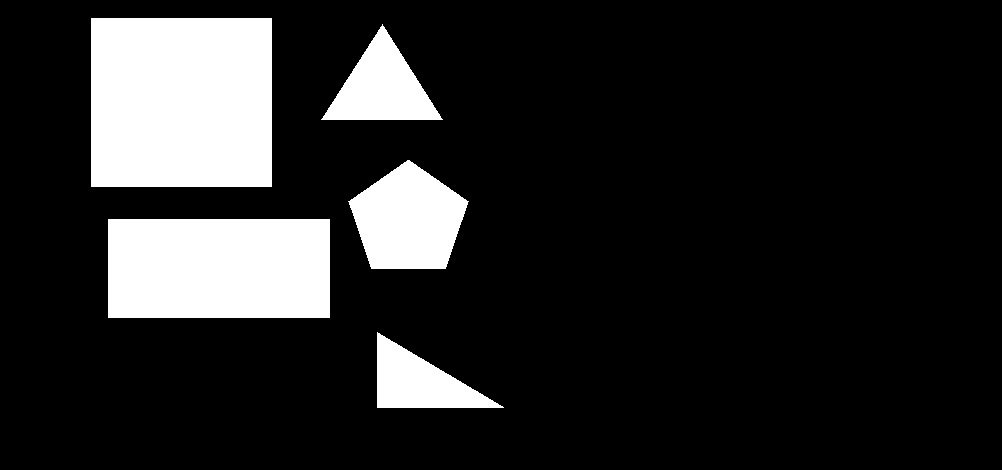
#> input picture Shape_Recognition/shape.jpg, 1002 x 470 px
$ python main.py
#> lines starting #> are read from the running program, lines starting #| are printed output that depends on the picture; after the words box and inside, x2 and y2 are one past the last pixel; in counts of white or black regions, pixels touching at a corner belong together
import os
import sys

def detect_shapes(image_path=None):
    try:
        import cv2
        import numpy as np
    except ImportError:
        print("Error: OpenCV ('cv2') and 'numpy' are required.")
        return

    if image_path is None:
        image_path = os.path.join(os.path.dirname(__file__), 'shape.jpg')

    if not os.path.exists(image_path):
        print(f"Notice: '{image_path}' not found. Generating sample image...")
        # Create a synthetic image with shapes
        img = np.zeros((400, 500, 3), dtype=np.uint8) + 255
        cv2.rectangle(img, (50, 50), (150, 150), (0, 0, 0), -1)      # Square
        cv2.rectangle(img, (200, 50), (380, 120), (0, 0, 0), -1)     # Rectangle
        cv2.circle(img, (100, 280), 50, (0, 0, 0), -1)               # Circle
        pts = np.array([[300, 200], [220, 350], [380, 350]], np.int32) # Triangle
        cv2.drawContours(img, [pts], 0, (0, 0, 0), -1)
        cv2.imwrite(image_path, img)

    IMAGE = cv2.imread(image_path)
#> IMAGE is the input picture: shape (470, 1002, 3); min 0, max 255, mean 39.2
    if IMAGE is None:
        print(f"Error: Could not read image at '{image_path}'.")
        return

    GREYSCALE = cv2.cvtColor(IMAGE, cv2.COLOR_BGR2GRAY)
    _, PARAM2 = cv2.threshold(GREYSCALE, 127, 255, cv2.THRESH_BINARY_INV)
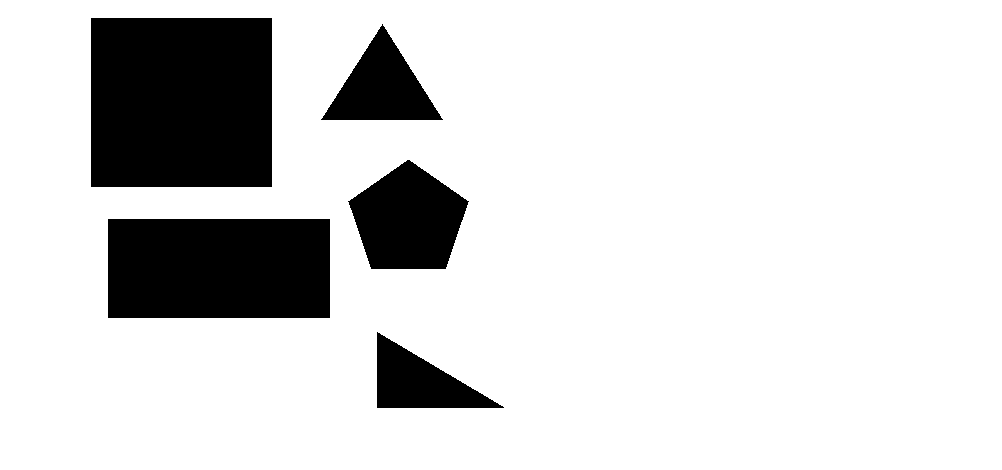
#> PARAM2: shape (470, 1002); 84.6% white; 5 black regions, box (x1, y1, x2, y2) and area: (91, 18, 272, 187) 30589, (108, 219, 330, 318) 21978, (348, 160, 469, 269) 9088, (321, 24, 443, 120) 5842, (377, 332, 504, 408) 4882
    CONTOURS, _ = cv2.findContours(PARAM2, cv2.RETR_EXTERNAL, cv2.CHAIN_APPROX_SIMPLE)
#> CONTOURS = [[[0, 0], [0, 469], [1001, 469], [1001, 0]]]

    RECTANGLES = 0
    SQUARES = 0
    TRIANGLES = 0
    CIRCLES = 0

    for cnt in CONTOURS:
        area = cv2.contourArea(cnt)
        if area < 100:
            continue

        approx = cv2.approxPolyDP(cnt, 0.02 * cv2.arcLength(cnt, True), True)
        vertices = len(approx)

        if vertices == 3:
            TRIANGLES += 1
            cv2.drawContours(IMAGE, [cnt], -1, (255, 0, 0), 3)
        elif vertices == 4:
            x, y, w, h = cv2.boundingRect(cnt)
            ratio = float(w) / h
            if 0.95 <= ratio <= 1.05:
                SQUARES += 1
                cv2.drawContours(IMAGE, [cnt], -1, (0, 255, 0), 3)
            else:
                RECTANGLES += 1
                cv2.drawContours(IMAGE, [cnt], -1, (0, 165, 255), 3)
        elif vertices > 6:
            CIRCLES += 1
            cv2.drawContours(IMAGE, [cnt], -1, (0, 0, 255), 3)
#> this loop made 1 pass
#> (area, approx, vertices, x, y, w, h, ratio) on pass 1: (469469, [[0, 0], [0, 469], [1001, 469], [1001, 0]], 4, 0, 0, 1002, 470, 2.13)
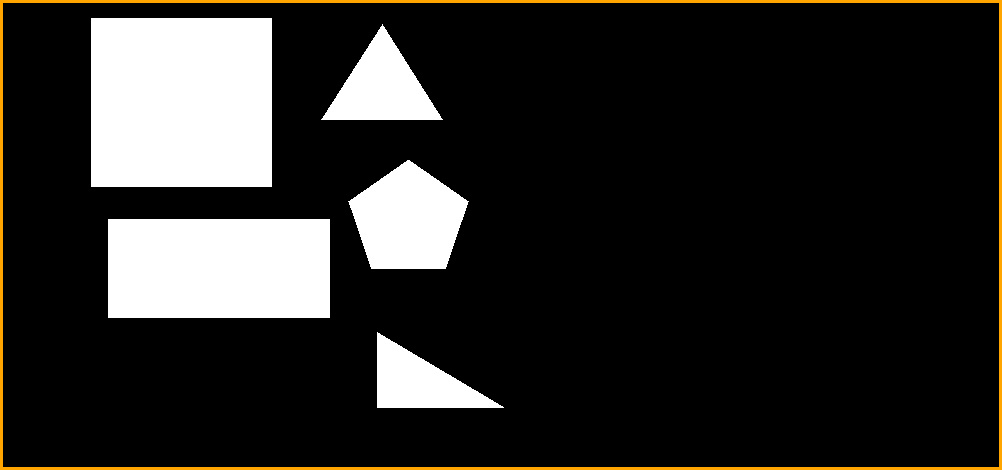
#> IMAGE: shape (470, 1002, 3); 1.87% of pixels changed, all inside (x1, y1, x2, y2) = (0, 0, 1002, 470)
#> after the loop, CIRCLES = 0; RECTANGLES = 1; SQUARES = 0; TRIANGLES = 0

    cv2.putText(IMAGE, f"Squares: {SQUARES}", (20, 30), cv2.FONT_HERSHEY_SIMPLEX, 0.7, (0, 255, 0), 2)
    cv2.putText(IMAGE, f"Rectangles: {RECTANGLES}", (20, 60), cv2.FONT_HERSHEY_SIMPLEX, 0.7, (0, 165, 255), 2)
    cv2.putText(IMAGE, f"Triangles: {TRIANGLES}", (20, 90), cv2.FONT_HERSHEY_SIMPLEX, 0.7, (255, 0, 0), 2)
    cv2.putText(IMAGE, f"Circles: {CIRCLES}", (20, 120), cv2.FONT_HERSHEY_SIMPLEX, 0.7, (0, 0, 255), 2)
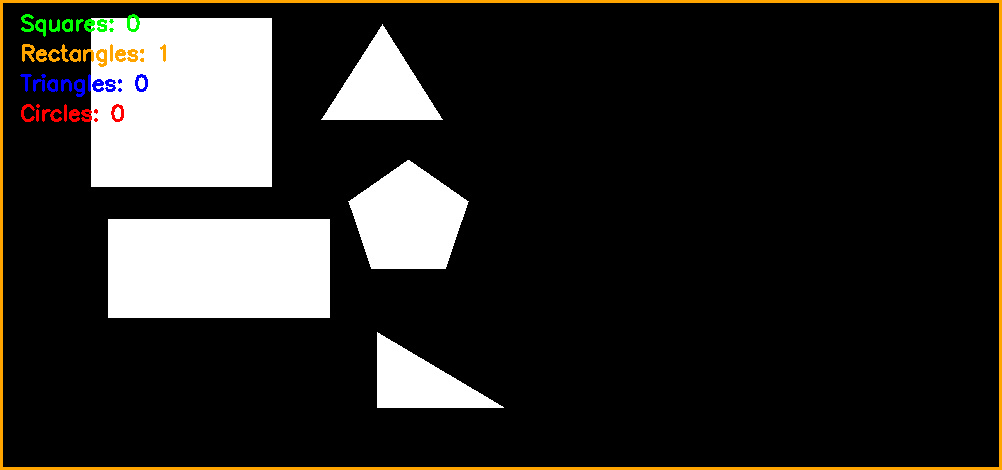
#> IMAGE: shape (470, 1002, 3); mean B, G, R 39, 42.4, 44.2

    print(f"Shape Recognition Results -> Squares: {SQUARES}, Rectangles: {RECTANGLES}, Triangles: {TRIANGLES}, Circles: {CIRCLES}")
#| Shape Recognition Results -> Squares: 0, Rectangles: 1, Triangles: 0, Circles: 0

    try:
        cv2.imshow("Shape Recognition", IMAGE)
        cv2.waitKey(2000)
        cv2.destroyAllWindows()
    except Exception:
        pass

def main():
    path = sys.argv[1] if len(sys.argv) > 1 else None
    detect_shapes(path)

if __name__ == '__main__':
    main()
